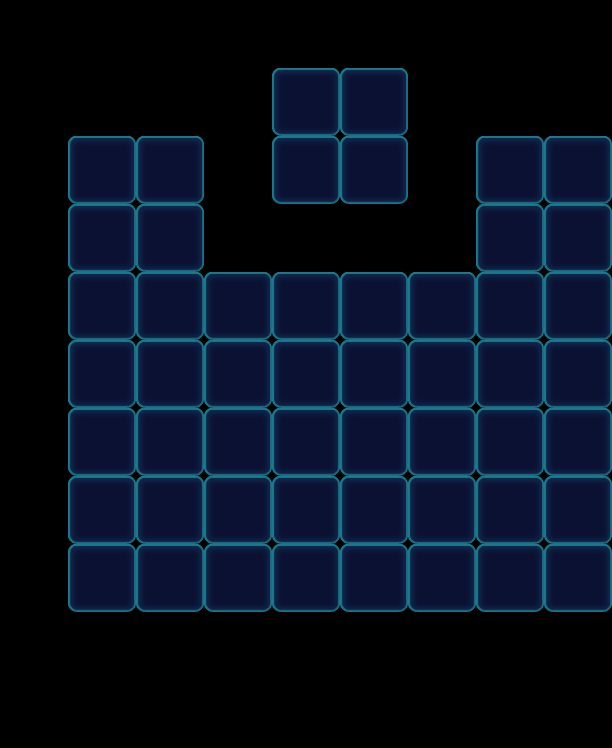

Rendered tile map (Tiled .tmx) drawn with the repository's tilesets; below, a short description and the map source with its tile grids summarised:
An orthogonal 9x11 tile map with 68x68 px tiles, 1 tile layer (Valid), 2 tilesets and 12 objects (8x Factory_Normal, 4x Boss).

<map version="1.0" orientation="orthogonal" width="9" height="11" tilewidth="68" tileheight="68">
 <tileset firstgid="1" name="game_grid1" tilewidth="68" tileheight="68">
  <image source="game_grid1.png" width="68" height="68" />
 </tileset>
 <tileset firstgid="2" name="map" tilewidth="68" tileheight="68">
  <image source="map.png" width="1024" height="1024" />
 </tileset>
 <layer name="Valid" width="9" height="11">
  <data>[99 cells, 52 non-empty, 1 distinct tile ids]</data>
 </layer>
 <objectgroup name="BottomObj" width="9" height="11" />
 <objectgroup name="MiddleObj" width="9" height="11" />
 <objectgroup color="#000000" name="TopObj" width="9" height="11">
  <object name="10" type="Factory_Normal" x="68" y="68" width="68" height="68" />
  <object name="10" type="Factory_Normal" x="136" y="68" width="68" height="68" />
  <object name="10" type="Factory_Normal" x="204" y="204" width="68" height="68" />
  <object name="10" type="Factory_Normal" x="272" y="204" width="68" height="68" />
  <object name="10" type="Factory_Normal" x="340" y="204" width="68" height="68" />
  <object name="10" type="Factory_Normal" x="408" y="204" width="68" height="68" />
  <object name="10" type="Factory_Normal" x="476" y="68" width="68" height="68" />
  <object name="10" type="Factory_Normal" x="544" y="68" width="68" height="68" />
  <object name="10" type="Boss" x="272" y="68" width="68" height="68">
   <properties>
    <property name="BossName" value="Color1" />
    <property name="BossType" value="ColorBoss" />
    <property name="BossTypeConfig" value="Pink,Green,Blue" />
   </properties>
  </object>
  <object name="10" type="Boss" x="340" y="68" width="68" height="68">
   <properties>
    <property name="BossName" value="Color1" />
    <property name="BossType" value="ColorBoss" />
    <property name="BossTypeConfig" value="Pink,Green,Blue" />
   </properties>
  </object>
  <object name="10" type="Boss" x="272" y="136" width="68" height="68">
   <properties>
    <property name="BossName" value="Color1" />
    <property name="BossType" value="ColorBoss" />
    <property name="BossTypeConfig" value="Pink,Green,Blue" />
   </properties>
  </object>
  <object name="10" type="Boss" x="340" y="136" width="68" height="68">
   <properties>
    <property name="BossName" value="Color1" />
    <property name="BossType" value="ColorBoss" />
    <property name="BossTypeConfig" value="Pink,Green,Blue" />
   </properties>
  </object>
 </objectgroup>
</map>
